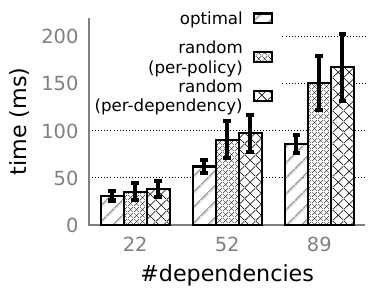

The script that saved this image:
reset
set mxtics 3
set mytics 2
#set title"scalability" font 'Gill Sans,24'
set xlabel"#dependencies" font 'Gill Sans,24'
set ylabel"time (ms)" rotate by 90 font 'Gill Sans,24'
# set yrange [0:1342177280]
#set logscale y 2
# set format y '%.0s%cB'
set style line 80 lt -1 lc rgb "#808080"
set border 3 back linestyle 80
# red = "#FF0000"; green = "#00FF00"; blue = "#0000FF"; skyblue = "#87CEEB";

set boxwidth 1
set style fill solid
set xtics font 'Gill Sans,21' #rotate by -30 left
set ytics font 'Gill Sans,21'
set style data histogram
set style histogram clustered gap 1
set grid ytics
set tic scale 0
set size 1.05,1.05
set size ratio 0.75
#set autoscale y
set xrange [-0.5:2.5]
set yrange [-0:220]
set key autotitle columnhead
set key inside top right#center
set key samplen 1
set key at 1.6, 240
set key font 'Gill Sans,18'
set key spacing 2
set key on
set terminal pdfcairo enhanced color lw 3 size 3.8,3 font 'Gill sans,18'
set style histogram errorbars linewidth 2
# set errorbars linecolor "#A00000"
set errorbars linecolor black linewidth 2
# set style histogram errorbars linewidth 1 
# set errorbars linecolor black

#set label 1 '10' front at screen 0.29,0.145 font "Gill sans,24" tc default
#set label 2 '100' front at screen 0.52,0.145 font "Gill sans,24"
#set label 3 '1000' front at screen 0.76,0.145 font "Gill sans,24"

set xtics ("22" 0, "52" 1, "89" 2)




set style line 1 lt rgb "#A00000" lw 2 pt 13 ps 0.5
   

set output"bar_combine.pdf"
# plot"incre_ctable_errorbar.dat" using ($2):xtic(1) notitle fs pattern 5 lt rgb 'black'# with errorbars
### 3 
###
plot "avg_specific.dat" using ($2):($2-$3):($2+$3) title "optimal" fs pattern 5 lt rgb 'black',\
"avg_random_policy.dat" using ($2):($2-$3):($2+$3) title "random\n(per-policy)" fs pattern 2 lt rgb 'black',\
"avg_random_dependency.dat" using ($2):($2-$3):($2+$3) title "random\n(per-dependency)" fs pattern 1 lt rgb 'black',\
               #""  using ($3):($3+.1):(sprintf("%3.2f",$4)) with labels notitle

            #    '' using ($4):0:0 with labels center offset -2,1 notitle, \
            #    '' using 0:($4):($4) with labels center offset 2,1 notitle
unset output  